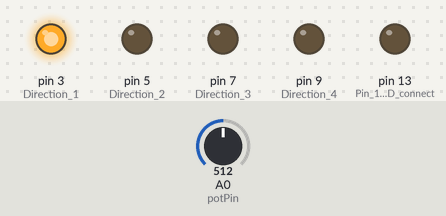
Recording of a sketch running on a simulated Arduino Uno, built with avr-gcc and run on an emulated ATmega328P. Parts: output pins drawn as LEDs (lit = HIGH). Dashed ring = blinking. The inputs (shaded band) are chosen by the test bench; at power-on: A0 (potPin) = 512. Pins used as bus, display or sensor lines are not drawn.

Above: at 3.2 s.
3.3 s: A0 (potPin) set to 900
At 3.54 s:
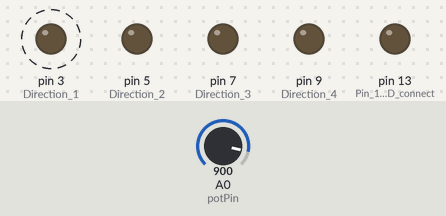
6.3 s: A0 (potPin) set to 716
At 6.5 s:
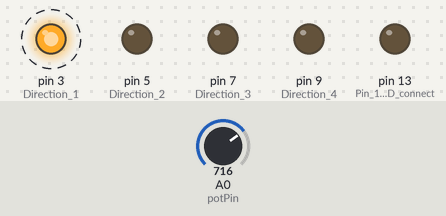
Timing chart, 0 to 15.3 s (numbered marks = the images above; inputs shaded):
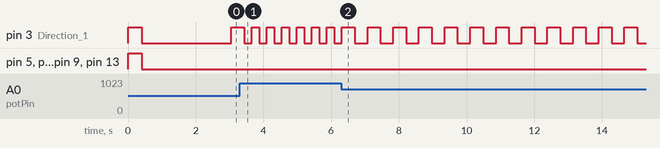

Measured:
- after the input at 3.3 s, pin 3 (Direction_1): alternates HIGH for 0.22 s and LOW for 0.22 s, starting after 0.14 s
- after the input at 6.3 s, pin 3 (Direction_1): alternates HIGH for 0.38 s and LOW for 0.38 s, starting after 0.40 s

The sketch:

First_try_at_MUSICAL_POPPY.ino
```cpp
#include <TimerOne.h>
/*
 Biblotek som hanterar första timern på ATmega328P chippet.

 Timerns exakthet beror på procesorhastighet och frekvens.
 TimerOnes klockhastighet definieras genom att ställa in en nämnare.
 Denna kan ställas på: 1, 8, 64, 256 or 1024.

 För 20MHz:

 Nämnare	Tid per räknar tick	Max period
 1	        0.05 uS  	        6.5536 mS
 8	        0.4 uS	                52.4288 mS
 64	        3.2 uS	                419.4304 mS
 256	        12.8 uS	                1677.216 mS
 1024	        51.2 uS	                6710.8864mS

 uS = mikrosekunder

 Formler
 Max period = (Nämnare)*(1/Frekvens)*(2^17)
 Tid per Tick = (Nämnare)*(1/Frekvens)
*/
boolean firstRun = true; // Used for one-run-only stuffs;

// First pin being used for floppies, and the last pin.  Used for looping over all pins.
const byte FIRST_PIN = 2;
const byte PIN_MAX = 17;
const byte potPin = A0;
#define RESOLUTION 40 // Microsecond resolution for notes. Upplösningen.

int potVal = 0;
int potMap = 0;

/*NOTE: Many of the arrays below contain unused indexes.  This is
 to prevent the Arduino from having to convert a pin input to an alternate
 array index and save as many cycles as possible.  In other words information
 for pin 2 will be stored in index 2, and information for pin 4 will be
 stored in index 4.*/

//Array containing all periods we are interested in using. 0-48
const int microPeriods[] = {
        0,
        30578, 28861, 27242, 25713, 24270, 22909, 21622, 20409, 19263, 18182, 17161, 16198, //C1 - B1
        15289, 14436, 13621, 12856, 12135, 11454, 10811, 10205, 9632, 9091, 8581, 8099, //C2 - B2
        7645, 7218, 6811, 6428, 6068, 5727, 5406, 5103, 4816, 4546, 4291, 4050, //C3 - B3
        3823, 3609, 3406, 3214, 3034, 2864, 2703, 2552, 2408, 2273, 2146, 2025, //C4 - B4
};

/*An array of maximum track positions for each step-control pin.  Even pins
 are used for control, so only even numbers need a value here.  3.5" Floppies have
 80 tracks, 5.25" have 50.  These should be doubled, because each tick is now
 half a position (use 158 and 98).
 */
byte MAX_POSITION[] = {
  0,0,158,0,158,0,158,0,158,0,158,0,158,0,158,0,158,0};

//Array to track the current position of each floppy head.  (Only even indexes (i.e. 2,4,6...) are used)
byte currentPosition[] = {
  0,0,0,0,0,0,0,0,0,0,0,0,0,0,0,0,0,0,0};

/*Array to keep track of state of each pin.  Even indexes track the control-pins for toggle purposes.  Odd indexes
 track direction-pins.  LOW = forward, HIGH=reverse
 */
int currentState[] = {
  0,0,LOW,LOW,LOW,LOW,LOW,LOW,LOW,LOW,LOW,LOW,LOW,LOW,LOW,LOW,LOW,LOW
};

//Current period assigned to each pin.  0 = off.  Each period is of the length specified by the RESOLUTION
//variable above.  i.e. A period of 10 is (RESOLUTION x 10) microseconds long.
unsigned int currentPeriod[] = {
  0,0,0,0,0,0,0,0,0,0,0,0,0,0,0,0,0,0
};

//Current tick
unsigned int currentTick[] = {
  0,0,0,0,0,0,0,0,0,0,0,0,0,0,0,0,0,0
};


//Setup pins (Even-odd pairs for step control and direction
void setup(){
  pinMode(13, OUTPUT);// Pin 13 has an LED connected on most Arduino boards
  pinMode(2, OUTPUT); // Step control 1
  pinMode(3, OUTPUT); // Direction 1
  pinMode(4, OUTPUT); // Step control 2
  pinMode(5, OUTPUT); // Direction 2
  pinMode(6, OUTPUT); // Step control 3
  pinMode(7, OUTPUT); // Direction 3
  pinMode(8, OUTPUT); // Step control 4
  pinMode(9, OUTPUT); // Direction 4

  pinMode(potPin, INPUT); // Potentiometer pin

  Timer1.initialize(RESOLUTION);
  /*
   Set up a timer at the defined resolution.

   Denna metod måste anropas för att kunna använda Timer1 på ATmega chipet.
   Här definierar du timerns period, i uS(=microsekunder), default är 1 sekund. Här är den dock 40uS.
  */
  Timer1.attachInterrupt(tick);
  /*
   Attach the tick function

   Denna metod kräver två "argument" en funktion och en period.
   Dessa tillhandahålls av "tick" en bit ner.
  */

  Serial.begin(9600);
}

void loop(){

  // The first loop, reset all the drives, and wait 2 seconds...
  // Sänder tillbaka alla läshuvuden till sin grundposition.
  if (firstRun)
  {
    firstRun = false;
    resetAll();
    delay(2000);
  }

  potVal = analogRead(potPin);
  potMap = constrain(map(potVal, 0, 1023, 0, 48), 0, 48);
  //Serial.println(potMap);

  currentPeriod[2] = (microPeriods[potMap])/(RESOLUTION*2);
   /*
   Current period assigned to each pin.  0 = off.  Each period is of the length specified by the RESOLUTION
   variable above.  i.e. A period of 10 is (RESOLUTION x 10) microseconds long.

   currentPeriod är den nuvarande perioden satt för var definierad pin.
   Var period definieras av upplösningen(RESOLUTION) tidigare definierad som 40 uS.
   Alltså är en period om 10: (RESOLUTION*10)= 400uS lång.
   */
}

/*
Called by the timer inturrupt at the specified resolution.

Anropad av Timer1s interuppt vid den definierade upplösningen(RESOLUTION) 40 uS.
 */
void tick()
{
  /*
   If there is a period set for control pin 2, count the number of
   ticks that pass, and toggle the pin if the current period is reached.

   Om det finns en period definierad för pin 2:
   Räkna hur många ticks som har passera, och toggla pin 2 om nuvarande period är uppnådd.
   */

  if (currentPeriod[2]>0){
    currentTick[2]++;
    if (currentTick[2] >= currentPeriod[2]){
      togglePin(2,3);
      currentTick[2]=0;
    }
  }
  if (currentPeriod[4]>0){
    currentTick[4]++;
    if (currentTick[4] >= currentPeriod[4]){
      togglePin(4,5);
      currentTick[4]=0;
    }
  }
  if (currentPeriod[6]>0){
    currentTick[6]++;
    if (currentTick[6] >= currentPeriod[6]){
      togglePin(6,7);
      currentTick[6]=0;
    }
  }
  if (currentPeriod[8]>0){
    currentTick[8]++;
    if (currentTick[8] >= currentPeriod[8]){
      togglePin(8,9);
      currentTick[8]=0;
    }
  }
  if (currentPeriod[10]>0){
    currentTick[10]++;
    if (currentTick[10] >= currentPeriod[10]){
      togglePin(10,11);
      currentTick[10]=0;
    }
  }
  if (currentPeriod[12]>0){
    currentTick[12]++;
    if (currentTick[12] >= currentPeriod[12]){
      togglePin(12,13);
      currentTick[12]=0;
    }
  }
  if (currentPeriod[14]>0){
    currentTick[14]++;
    if (currentTick[14] >= currentPeriod[14]){
      togglePin(14,15);
      currentTick[14]=0;
    }
  }
  if (currentPeriod[16]>0){
    currentTick[16]++;
    if (currentTick[16] >= currentPeriod[16]){
      togglePin(16,17);
      currentTick[16]=0;
    }
  }
}

void togglePin(byte pin, byte direction_pin) {

  //Switch directions if end has been reached
  if (currentPosition[pin] >= MAX_POSITION[pin]) {
    currentState[direction_pin] = HIGH;
    digitalWrite(direction_pin,HIGH);
  }
  else if (currentPosition[pin] <= 0) {
    currentState[direction_pin] = LOW;
    digitalWrite(direction_pin,LOW);
  }

  //Update currentPosition
  if (currentState[direction_pin] == HIGH){
    currentPosition[pin]--;
  }
  else {
    currentPosition[pin]++;
  }

  //Pulse the control pin
  digitalWrite(pin,currentState[pin]);
  currentState[pin] = ~currentState[pin];
}


//
//// UTILITY FUNCTIONS
//

//Not used now, but good for debugging...
void blinkLED(){
  digitalWrite(13, HIGH); // set the LED on
  delay(250);              // wait for a 0,250 seconds
  digitalWrite(13, LOW);
}

//For a given controller pin, runs the read-head all the way back to 0
void reset(byte pin)
{
  digitalWrite(pin+1,HIGH); // Go in reverse
  for (byte s=0;s<MAX_POSITION[pin];s+=2){ //Half max because we're stepping directly (no toggle)
    digitalWrite(pin,HIGH);
    digitalWrite(pin,LOW);
    delay(5);
  }
  currentPosition[pin] = 0; // We're reset.
  digitalWrite(pin+1,LOW);
  currentPosition[pin+1] = 0; // Ready to go forward.
}

//Resets all the pins
void resetAll(){

  // Old one-at-a-time reset
  //for (byte p=FIRST_PIN;p<=PIN_MAX;p+=2){
  //  reset(p);
  //}

  //Stop all notes (don't want to be playing during/after reset)
  for (byte p=FIRST_PIN;p<=PIN_MAX;p+=2){
    currentPeriod[p] = 0; // Stop playing notes
  }

  // New all-at-once reset
  for (byte s=0;s<80;s++){ // For max drive's position
    for (byte p=FIRST_PIN;p<=PIN_MAX;p+=2){
      digitalWrite(p+1,HIGH); // Go in reverse
      digitalWrite(p,HIGH);
      digitalWrite(p,LOW);
    }
    delay(5);
  }

  for (byte p=FIRST_PIN;p<=PIN_MAX;p+=2){
    currentPosition[p] = 0; // We're reset.
    digitalWrite(p+1,LOW);
    currentState[p+1] = 0; // Ready to go forward.
  }

}
```
